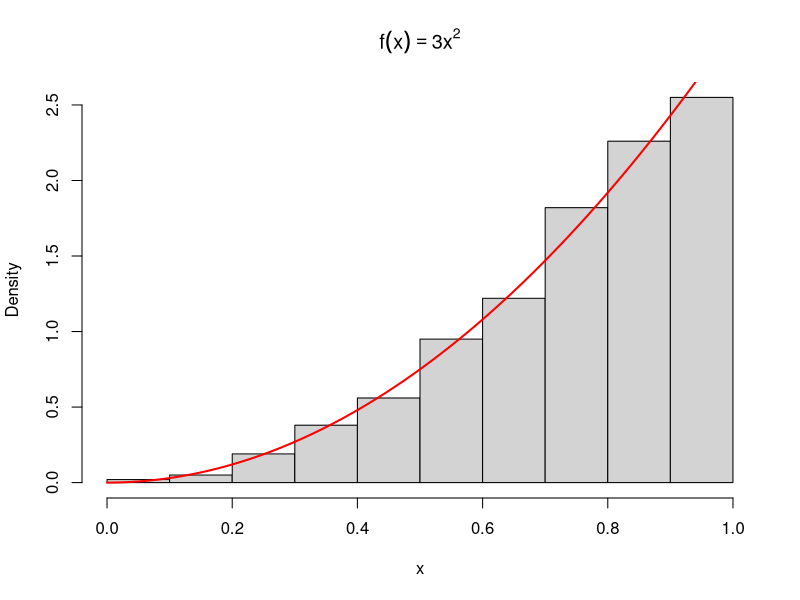
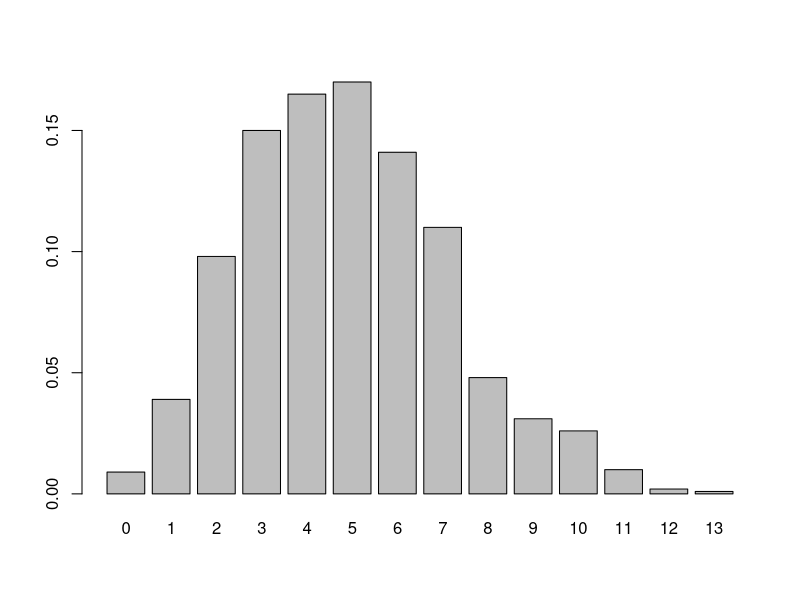

Source code (R) for these figures, in order: (Note: this script raises an error after producing the figures.)
#--------------------------------------------------------
# The Inverse Transform Method 
#--------------------------------------------------------

# Ex1: Sampling from finite populations
sample(0:1, size = 10, replace = TRUE)
sample(1:100, size = 6, replace = FALSE)

# permutation of letters a-z sample
sample(letters) 

# sample from a multinomial distribution
x <- sample(1:3, size = 10, replace = TRUE, prob = c(0.2, 0.5, 0.3))
table(x)

# Ex2: Continuous case
# Generate random sample for f_x(x) = 3x^2, 0 < x < 1
# F-1(x) = x^3, F^-1(u) = u^(1/3)
n <- 1000
for (i in 1:n){
    x[i] <- runif(1)^(1/3)
}
print(x)
hist(x, prob = TRUE, main = bquote(f(x)==3*x^2), xlab = "x", ylab = "Density")

# Compare with the theoretical density function
y <- seq(0, 1, .01)
lines(y, 3*y^2, col = "red", lwd = 2)

# Ex3: Exponential distribution
lambda <- 0.5
x <- -1/lambda * log(runif(1000))
x

# Ex4: Geometric distribution
u <- runif(1000)
p <- 0.25
q <- 1 - p
x1 <- ceiling(log10(1 - u) / log10(q)) - 1                                                                                                    
x1
x2 <- floor(log(1 - u) / log(q))
x2

# Ex5: Poisson distribution
simPoisson <- function(n.gen, lambda) {
    u <- runif(n.gen)
    sim.vector <- rep(0, n.gen)
    for(j in 1:n.gen){
        i <- 0
        p <- exp(-lambda)
        F <- p
        while(u[j] > F){
            p <- lambda * p / (i + 1)
            F <- F + p
            i <- i + 1
        }
        sim.vector[j] <- i
    }
    sim.vector
}
out1 <- simPoisson(1000, 5)
out1 
mean(out1)
xtabs(~ out1) / 1000
barplot(xtabs(~ out1) / 1000)

# Ex6: Logarithmic distribution
rlogarithmic <- function(n, theta) {
    # returns a random logarithmic(theta) sample size n
    u <- runif(n)

    # set the initial length of cdf vector
    N <- ceiling(-16 / log10(theta))
    k <- 1:N
    a <- -1 / log(1 - theta)
    fk <- exp(log(a) + k * log(theta) - log(k))
    Fk <- cumsum(fk)
    
    x <- integer(n)
    for(i in 1:n) {
        x[i] <- as.integer(sum(u[i] > Fk))
        while(x[i] == N) {
            logf <- log(a) + (N + 1) * log(theta) - log(N + 1)
            fk <- c(fk, exp(logf))
            Fk <- c(Fk, Fk[N] + fk[N + 1])
            N <- N + 1
            x[i] <- as.integer(sum(u[i] > Fk))
        }
    }
    x + 1
}

n <- 1000
theta <- 0.5
x <- rlogarithmic(n, theta)

# Compute density of logarithmic(theta) for comparison
k <- sort(unique(x))
p <- -1 / log(1 - theta) * theta^k / k
se <- sqrt(p * (1 - p) / n)
round(rbind(table(x) / n, p, se), 3)

#--------------------------------------------------------
# The Acceptance-Rejection Method
#--------------------------------------------------------

# Ex1: Triangular distribution
rejectionK <- function(fx, a, b, K) {
    while(TRUE) {
        x <- runif(1, a, b) # 從candidate g抽一個候選點y
        y <- runif(1, 0, K) # 抽一個高度cu or Ku
        if(y < fx(x)) return(x) 
    }
}

fx <- function(x) {
    if((0 < x) && (x < 1)) {
        return(x)
    } else if((1 < x) && (x < 2)) {
        return(2-x)
    } else {
        return(0)
    }
}

# generate a sample of size 3000
set.seed(21)
n <- 300000000
observation <- rep(0, n)
for(i in 1:n) {
    observation[i] <- rejectionK(fx, 0, 2, 1)
}
observation
hist(observation, breaks = seq(0, 2, by = 0.1), freq = FALSE,  
    ylim = c(0, 1.05), main = "")

# Ex2: Gamma distribution
gamma.sim <- function(lambda, m) {
    # sim a gamma(lambda, m) rv using rejection with an exp envelope
    # assumes m > 1 and lambda > 0
    f <- function(x) lambda^m * x^(m - 1) * exp(-lambda * x) / gamma(m)
    h <- function(x) lambda / m * exp(-lambda / m * x)
    k <- m^m * exp(1 - m) / gamma(m)
    
    while(TRUE) {
        X <- -log(runif(1)) * m / lambda
        Y <- runif(1, 0, k * h(X))
        if(Y < f(X)) return(X)
    }
}

set.seed(1999)
n <- 10000
g <- rep(0, n)
for(i in 1:n){
    g[i] <- gamma.sim(1, 2)
}
hist(g, breaks = 20, freq = F, xlab = "x", ylab = "pdf f(x)", 
    main = "theoretical and simulated gamma(1, 2) density")
x <- seq(0, max(g), 0.1)
lines(x, dgamma(x, 2, 1))

# Ex3: Poisson distribution
poisson.sim <- function(c) {
    while(TRUE) {
        j <- floor(log(runif(1)) / log(0.75))
        u <- runif(1)
        p <- exp(-3) * 3^j / factorial(j)
        q <- 0.25 * (1 - 0.25)^j
        if(u < p / (c * q)) return(j)
    }

}
n <- 3000
observation <- rep(0, n)
for(i in 1:n) {
    observation[i] <- poisson.sim(c = 2.12)
} 
hist(observation, breaks = 20, freq = F, xlab = "x", ylab = "pmf P(X = x)", 
    main = "simulated poisson density")

#--------------------------------------------------------
# Transformation Method
#--------------------------------------------------------
# Ex1: Beta distribution Beta(3, 2)
n <- 1000
a <- 3
b <- 2
u <- rgamma(n, shape = a, rate = 1)
v <- rgamma(n, shape = b, rate = 1)
x <- u / (u + v)

q <- qbeta(ppoints(n), a, b)
qqplot(q, x, cex = 0.25, xlab = "Beta(3, 2)", ylab = "Sample")
abline(0, 1)

# Ex2: Logarithmic distribution
rlogarithmic <- function(n, theta) {
    stopifnot(all(theta > 0 & theta < 1))
    th <- rep(theta, length = n)
    u <- runif(n)
    v <- runif(n)
    x <- floor(1 + log(v) / log(1 - (1 - th)^u))
    return(x)
}

n <- 1000
theta <- 0.5
u <- runif(n)
v <- runif(n)
x <- floor(1 + log(v)) / log(1 - (1 - theta)^u)
k <- 1:max(x)
p <- -1 / log(1 - theta) * theta^k / k 
se <- sqrt(p * (1 - p) / n)
p.hat <- tabulate(x) / n
print(round(rbind(p.hat, p, se), 3))

#--------------------------------------------------------
# Convolution 
#--------------------------------------------------------
# Chi-square distribution
# Z_1,...,Z_v are iid N(0, 1) r.v.
# V = Z_1 + ... + Z_v ~ chi_square(v)

n <- 1000
nu <- 2
X <- matrix(rnorm(n * nu), n, nu)^2 # matrix of sq. normals
# sum the squared normals across each row
# method 1
y <- rowSums(X)
# method 2
y <- apply(X, MARGIN = 1, FUN = sum)

mean(y)
mean(y^2)

# Convolution of two normal -> use mixture to handle
# X_1 ~ N(0, 1), X_2 ~ N(3, 1) and independent
# S = X_1 + X_2 is the convolution of X_1 and X_2 
normalConvolution.sim <- function() {
    w <- sample(c(1L, 2L), 1)
    if(w == 1) {
        x <- rnorm(1, mean = 0, sd = 1)
    } else {
        x <- rnorm(1, mean = 3, sd = 1)
    }
    return(x)
}
n <- 1000
s <- rep(0, n)
for(i in 1:n) {
    s[i] <- normalConvolution.sim()
}
s

# X_1 ~ Gamma(2, 2), X_2 ~ Gamma(2, 4)
# Generate the sample from the convolution S = X_1 + X_2 and the mixture 
n <- 1000
x1 <- rgamma(n, 2, 2)
x2 <- rgamma(n, 2, 4)
s <- x1 + x2
u <- runif(n)
k <- as.integer(u > 0.5)
x <- k * x1 + (1 - k) * x2

par(mfcol = c(1, 2))
hist(s, prob = TRUE)
hist(x, prob = TRUE)
par(mfcol = c(1, 1))

# Mixture of several gamma distribution
# my first try
k <- c(1L, 2L, 3L, 4L, 5L)
p <- (1:5) / 15
mixGamma.sim <- function(r) {
    x <- sample(k, 1, prob = p)
    if(x == 1) {
        return(rgamma(1, shape = r, rate = 1/x))
    } else if (x == 2) {
       return(rgamma(1, shape = r, rate = 1/x))
    } else if (x == 3) {
       return(rgamma(1, shape = r, rate = 1/x))
    } else if (x == 4) {
       return(rgamma(1, shape = r, rate = 1/x))
    } else {
       return(rgamma(1, shape = r, rate = 1/x))
    } 
}

n <- 5000
y <- rep(0, n)
for(i in 1:n) {
    y[i] <- mixGamma.sim(3)
}
y
plot(density(y), xlim = c(0, 40), ylim = c(0, .3), 
    lwd = 3, xlab = "x", main = "")

# lecture note
n <- 5000
k <- sample(1:5, size = n, replace = TRUE, prob = (1:5)/15)
rate = 1/k
x <- rgamma(n, shape = 3, rate = rate)
plot(density(x), xlim = c(0, 40), ylim = c(0, .3), 
    lwd = 3, xlab = "x", main = "")
for(i in 1:5) {
    lines(density(rgamma(n, 3, 1/i)))
}

# ex2 for mixture of several gamma distribution
n <- 5000
lambda <- seq(1, 3, 0.5)
theta <- c(.1, .2, .2, .3, .2) 
k <- sample(lambda, size = n,replace = T, prob = theta)
x <- rgamma(n, shape = 3, rate = k)

# A function to compute the density f(x)
f <- function(x, lambda, theta) {
    # density of the mixture at the point x
    sum(dgamma(x, 3, lambda) * theta)
}

p <- c(.1, .2, .2, .3, .2) 
lambda <- seq(1, 3, 0.5)
x <- seq(0, 8, length = 200)
dim(x) <- length(x) # need for apply
# compute density of the mixture f(x) along x
y <- apply(x, 1, f, lambda = lambda, theta = p)

plot(x, y, type = "l", ylim = c(0, .85), lwd = 3, ylab = "Density")
for(j in 1:5) {
    y <- apply(x, 1, dgamma, shape = 3, rate = lambda[j])
    lines(x, y)
}

# Poisson-Gamma mixture distribution
n <- 1000
r <- 4
beta <- 3
lambda <- rgamma(n, r, beta) # lambda is random
# Now supply the sample of lambda's as the Poisson mean
x <- rpois(n, lambda)
# Compare with negative binomial
mix <- tabulate(x + 1) / n
negbin <- round(dnbinom(0:max(x), r, beta / (1 + beta)), 3)
se <- sqrt(negbin * (1 - negbin) / n)
round(rbind(mix, negbin, se), 3)

#--------------------------------------------------------
# Multivariate Normal Distribution
#--------------------------------------------------------
# Ex15: Generate a bivariate normal sample 
# Spectral decomposition method
mu <- c(0, 0)
Sigma <- matrix(c(1, .9, .9, 1), nrow = 2, ncol = 2)
rmvn.eigen <- function(n, mu, Sigma) {
    # generate n random vectors from MVN(mu, Sigma)
    # dimension is inferred from mu and Sigma
    d <- length(mu)
    ev <- eigen(Sigma, symmetric = TRUE)
    lambda <- ev$values
    V <- ev$vectors
    R <- V %*% diag(sqrt(lambda)) %*% t(V)
    Z <- matrix(rnorm(n * d), nrow = n, ncol = d)
    X <- Z %*% R + matrix(mu, n, d, byrow = T)
    X
}

# generate the sample
X <- rmvn.eigen(1000, mu, Sigma)
plot(X, xlab = "x", ylab = "y", pch = 20)
print(colMeans(X))
print(cor(X))

# SVD method
rmvn.svd <- function(n, mu, Sigma) {
    # generate n random vectors from MVN(mu, Sigma)
    # dimension is inferred from mu and Sigma
    d <- length(mu)
    S <- svd(Sigma)
    R <- S$u %*% diag(sqrt(S$d)) %*% t(S$v) # sq. root Sigma
    Z <- matrix(rnorm(n * d), nrow = n, ncol =d)
    X <- Z %*% R + matrix(mu, n, d, byrow = TRUE)
    X
}

# Choleski Method
rmvn.Choleski <- function(n, mu, Sigma) {
    # generate n random vectors from MVN(mu, Sigma)
    # dimension is inferred from mu and Sigma
    d <- length(mu)
    Q <- chol(Sigma) # Choleski factorization of Sigma
    Z <- matrix(rnorm(n * d), nrow = n, ncol = d)
    X <- Z %*% Q + matrix(mu, n, d, byrow = TRUE)   
    X 
}

#--------------------------------------------------------
# Perfomance comparisons
#--------------------------------------------------------
library(MASS)
library(mvtnorm)
n <- 100 # sample size
d <- 30 # dimension
N <- 2000 # iterations
mu <- numeric(d)

# Spectral decomposition
set.seed(100)
system.time(for(i in 1:N){
    rmvn.eigen(n, mu, cov(matrix(rnorm(n * d), n, d)))
})

# SVD method
set.seed(100)
system.time(for(i in 1:N){
    rmvn.svd(n, mu, cov(matrix(rnorm(n * d), n, d)))
})

# Choleski method
set.seed(100)
system.time(for(i in 1:N){
    rmvn.Choleski(n, mu, cov(matrix(rnorm(n * d), n, d)))
})

# mvrnorm
set.seed(100)
system.time(for(i in 1:N){
    mvrnorm(n, mu, cov(matrix(rnorm(n * d), n, d)))
})

# rmvnorm
set.seed(100)
system.time(for(i in 1:N){
    rmvnorm(n, mu, cov(matrix(rnorm(n * d), n, d)))
})
